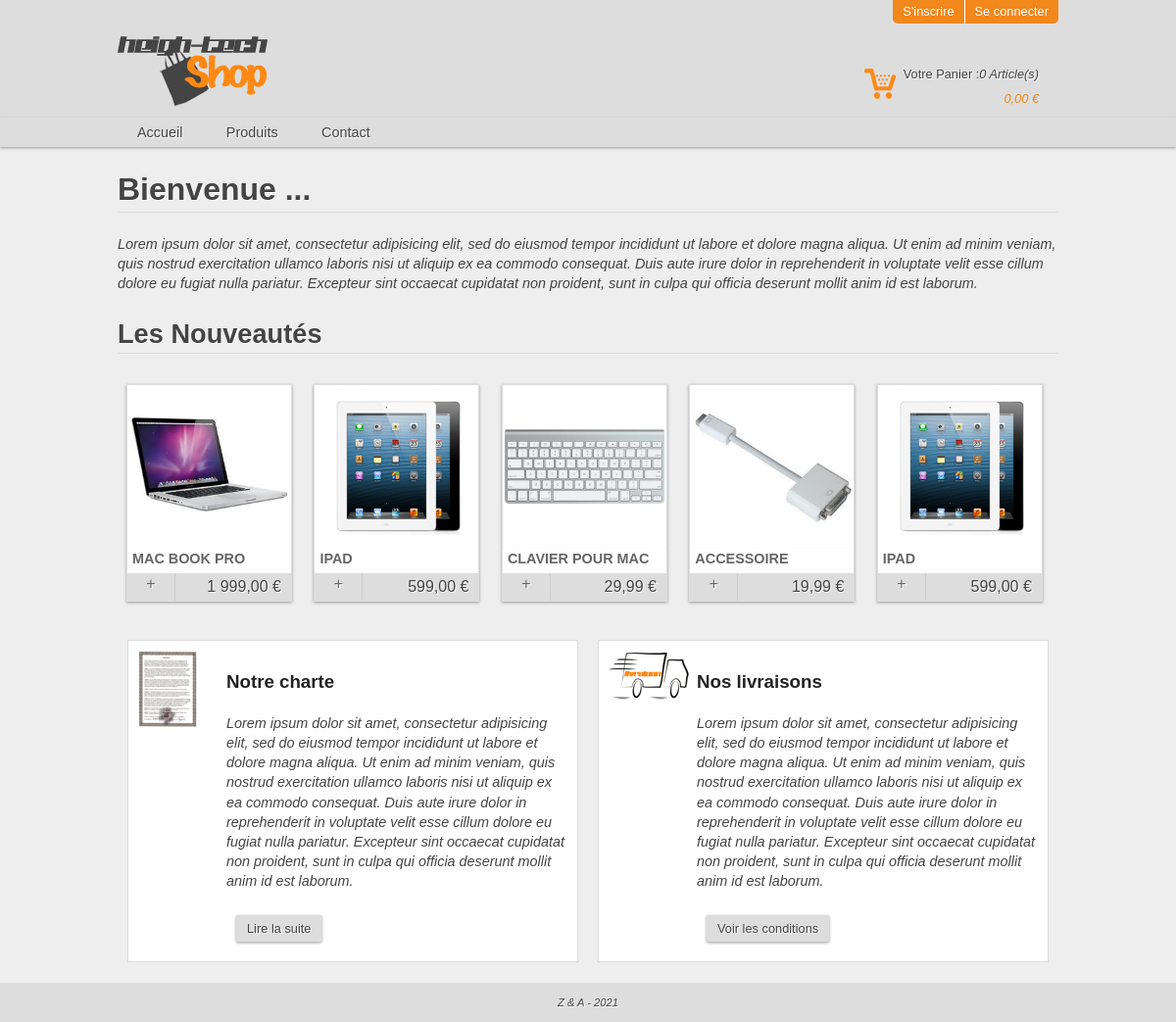
The page / on the database its author committed.
### tables this page shows
CREATE TABLE `products` (
  `id` int(11) NOT NULL,
  `name` varchar(255) NOT NULL,
  `description` text NOT NULL,
  `price` float NOT NULL DEFAULT '0',
  `qte` int(10) UNSIGNED NOT NULL,
  `photo` varchar(255) NOT NULL,
  `category_id` int(11) NOT NULL
);

### Classes/Db.php (called while the page is built, shortened)
<?php
class Db{
	private $host=HOST;
	private $name=DBNAME;
	private $user=USER;
	private $pass=PWD;
	private $connexion;
	function __construct($host=null,$name=null,$user=null,$pass=null){
		try{
			$this->connexion = new PDO('mysql:host='.$this->host.';dbname='.$this->name,
				$this->user,$this->pass,array(
					1002 =>'SET NAMES UTF8',
					PDO::ATTR_ERRMODE => PDO::ERRMODE_WARNING
					));
			$this->connexion->exec('SET NAMES utf8');
		}catch (PDOException $e){
			echo $e->getMessage();
		}
	}
	public function query($sql , $data=array()){
		$req = $this->connexion->prepare($sql);
		$req->execute($data);
		return $req->fetchAll(PDO::FETCH_OBJ);
	}
}

### includes/includes.php (called while the page is built, shortened)
<?php
require_once 'Classes/Db.php';
$DB = new Db();
 ?>

### index.php (the view, shortened to what this page needs)
<?php require 'includes/includes.php'; ?>
<?php require 'includes/header.php'; ?>
      <h1>Bienvenue ...</h1>
      <p>Lorem ipsum dolor sit amet, consectetur adipisicing elit, sed do eiusmod
      tempor incididunt ut labore et dolore magna aliqua. Ut enim ad minim veniam,
      quis nostrud exercitation ullamco laboris nisi ut aliquip ex ea commodo
      consequat. Duis aute irure dolor in reprehenderit in voluptate velit esse
      cillum dolore eu fugiat nulla pariatur. Excepteur sint occaecat cupidatat non
      proident, sunt in culpa qui officia deserunt mollit anim id est laborum.</p>
      <h2>Les Nouveautés</h2>
      <?php
        $produits = $DB->query('SELECT * FROM products ORDER BY id DESC LIMIT 5');
       ?>
      <ul class="produits">
        <?php foreach ($produits as $produit): ?>
          <li>
          <a href="produit.php?id=<?php echo $produit->id ;?>">
            <img src="<?php echo $produit->photo ;?>" alt="<?php echo $produit->name; ?>">
            <h4><?php echo $produit->name; ?></h4>
          </a>
          <div class="prix">
            <?php echo number_format($produit->price,2,',',' '); ?> €
          </div>
          <span> <a href="addPanier.php?id=<?php echo $produit->id ?>" title="Ajouter au panier">+</a></span>
        </li>
        <?php endforeach ?>
      </ul>
      <div class="col left charte">
          <h3>Notre charte</h3>
          <p>Lorem ipsum dolor sit amet, consectetur adipisicing elit, sed do eiusmod
        tempor incididunt ut labore et dolore magna aliqua. Ut enim ad minim veniam,
        quis nostrud exercitation ullamco laboris nisi ut aliquip ex ea commodo
        consequat. Duis aute irure dolor in reprehenderit in voluptate velit esse
        cillum dolore eu fugiat nulla pariatur. Excepteur sint occaecat cupidatat non
        proident, sunt in culpa qui officia deserunt mollit anim id est laborum.</p>
        <button><a href="" title="">Lire la suite</a></button>
      </div>
      <div class="col right livraison">
          <h3>Nos livraisons</h3>
          <p>Lorem ipsum dolor sit amet, consectetur adipisicing elit, sed do eiusmod
          tempor incididunt ut labore et dolore magna aliqua. Ut enim ad minim veniam,
          quis nostrud exercitation ullamco laboris nisi ut aliquip ex ea commodo
          consequat. Duis aute irure dolor in reprehenderit in voluptate velit esse
          cillum dolore eu fugiat nulla pariatur. Excepteur sint occaecat cupidatat non
          proident, sunt in culpa qui officia deserunt mollit anim id est laborum.</p>
          <button><a href="" title="">Voir les conditions</a></button>
      </div>
      <div class="clearfix"></div>
<?php require 'includes/footer.php'; ?>

### css/style.css (style rules this page uses)
html { font-size: 100%; -webkit-text-size-adjust: 100%; -ms-text-size-adjust: 100%; }
html, button, input, select, textarea { font-family: sans-serif; color: #222; }
body { margin: 0; font-size: 1em; line-height: 1.4; }
a { color: #00e; }
ul, ol { margin: 1em 0; padding: 0 0 0 40px; }
img { border: 0; -ms-interpolation-mode: bicubic; vertical-align: middle; }
button, input, select, textarea { font-size: 100%; margin: 0; vertical-align: baseline; *vertical-align: middle; }
button, input { line-height: normal; }
button, input[type="button"], input[type="reset"], input[type="submit"] { cursor: pointer; -webkit-appearance: button; *overflow: visible; }
.clearfix:before, .clearfix:after { content: ""; display: table; }
.clearfix:after { clear: both; }
.clearfix { *zoom: 1; }

### css/main.css (style rules this page uses)
.left { float: left; }
.right { float: right; }
h1 { color: #444; font-size: 2em; text-shadow: 1px 1px 1px white; border-bottom: 1px solid #ddd; }
h2 { color: #444; font-size: 1.7em; text-shadow: 1px 1px 1px white; border-bottom: 1px solid #ddd; position: relative; }
p { font-size: 0.9em; color: #444; font-style: italic; }
button { border: none; background: #ddd; margin: 10px; -webkit-box-shadow: 0 1px 3px #999999; -moz-box-shadow: 0 1px 3px #999999; box-shadow: 0 1px 3px #999999; }
button a { color: #444!important; font-size: .8em; text-shadow: 1px 1px 1px white; text-decoration: none; display: block; padding: 5px; }
body { background-color: #EEE; }
.main .produits { list-style: none; margin: 20px auto; padding: 0; }
.main .produits li { display: inline-block; position: relative; width: 167px; height: 220px; margin: 9px; background: #FFF; border: 1px solid #DDD; -webkit-box-shadow: 0 1px 3px #999999; -moz-box-shadow: 0 1px 3px #999999; box-shadow: 0 1px 3px #999999; }
.main .produits li a { text-decoration: none; color: #666; }
.main .produits li img { border: 0px; height: 167px; }
.main .produits li h4 { margin: 0; text-transform: uppercase; padding: 0 5px; font-size: .9em; }
.main .produits li div.prix { position: absolute; bottom: 0px; right: 0; display: block; width: 107px; height: 28px; background: #DDD; text-align: right; color: #444; text-shadow: 1px 1px 1px white; padding-right: 10px; line-height: 28px; border-left: 1px solid #DDD; }
.main .produits li span { position: absolute; bottom: 0; left: 0; display: block; width: 48px; height: 28px; background: #DDD; text-align: center; border-right: 1px solid #CCC; text-shadow: 1px 1px 1px white; }
.main .produits li span a { display: block; }
.main .col { width: 348px; border: 1px solid #ddd; margin: 10px; background: #FFF; padding: 10px; padding-left: 100px; }
.main .livraison { background: white url(../img/produits/livraison.png) 10px 10px no-repeat; }
.main .charte { background: white url(../img/produits/charte.png) 10px 10px no-repeat; }

### rows shown on the page
products: photo (picture), name "MAC BOOK PRO", price "1 999,00"
products: photo (picture), name "IPAD", price "599,00"
products: photo (picture), name "CLAVIER POUR MAC", price "29,99"
products: photo (picture), name "ACCESSOIRE", price "19,99"
products: photo (picture), name "IPAD", price "599,00"

### other values the page prints
$panier->count() "0"
$panier->total() "0,00"
